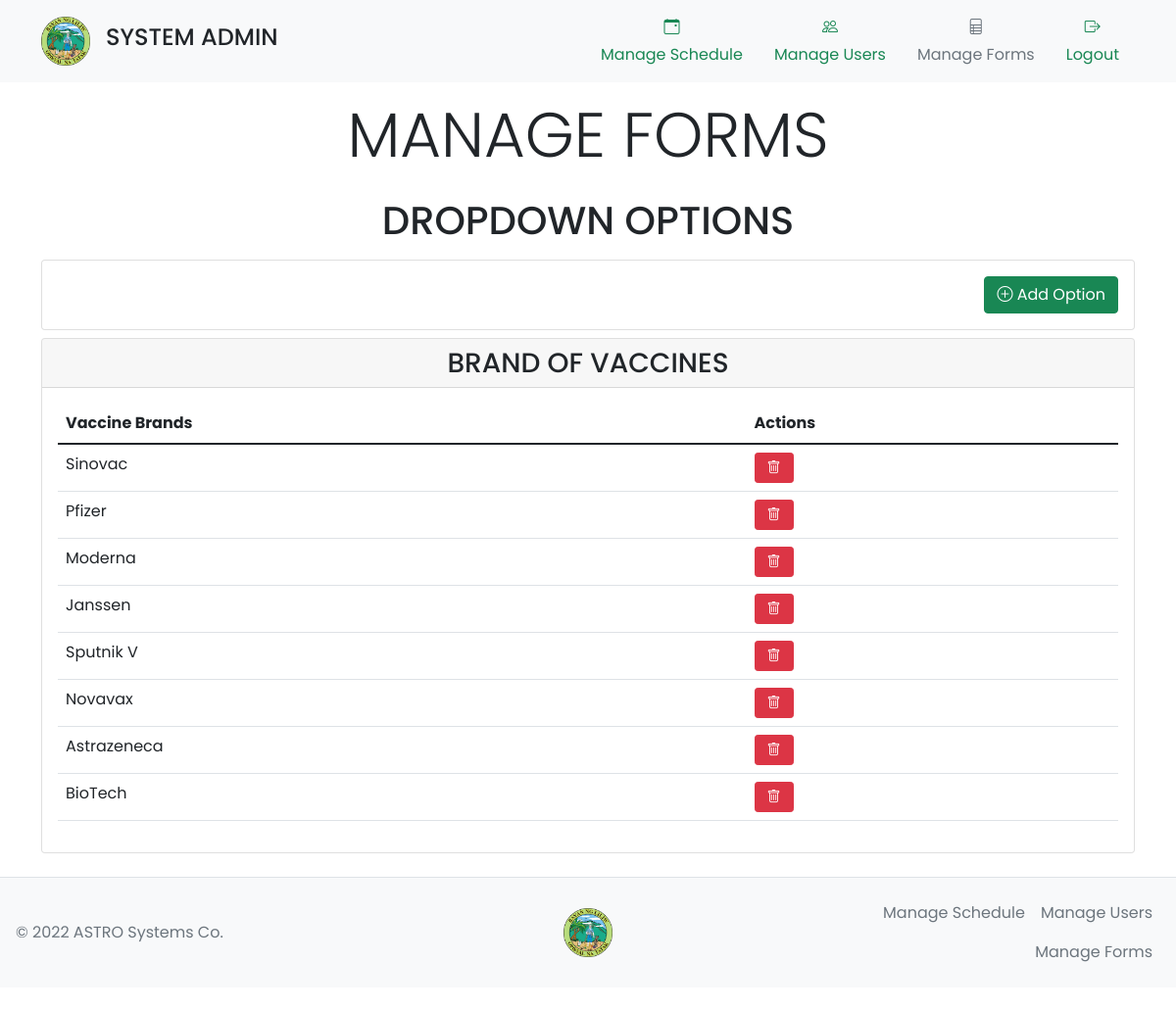
/adminmanageforms.php (signed in), run on the app's committed database.
### tables this page shows
CREATE TABLE `vaccine_list` (
  `v_id` int(11) NOT NULL,
  `vaccinebrands` text NOT NULL
);

### adminmanageforms.php (the view, shortened to what this page needs)
<!DOCTYPE html>
<html>
<head>
  <link href="https://cdn.jsdelivr.net/npm/bootstrap@5.1.3/dist/css/bootstrap.min.css" rel="stylesheet">
  <link rel="stylesheet" href="https://cdn.jsdelivr.net/npm/bootstrap-icons@1.7.2/font/bootstrap-icons.css">
  <link rel="stylesheet" href="style.css" type="text/css" />
</head>
<body>
  <header>
    <div class="px-3 py-2 bg-light mb-3">
      <div class="container">
        <div class="d-flex flex-wrap align-items-center justify-content-center justify-content-lg-start">
          <a href="adminmanageschedule.php" class="d-flex align-items-center my-2 my-lg-0 me-lg-auto text-white text-decoration-none">
            <img class="navbar-brand" src="LILIW.png" alt="LILIW LOGO" height="60" />
            <h4 class="text-dark">SYSTEM ADMIN</h4>
          </a>
          <ul class="nav col-12 col-lg-auto my-2 justify-content-center my-md-0 text-small">
            <li>
              <a href="adminmanageschedule.php" class="nav-link text-success">
                <i class="bi bi-calendar-event d-block mx-auto mb-1 text-center"></i>
                Manage Schedule
              </a>
            </li>
            <li>
              <a href="adminmanageusers.php" class="nav-link text-success">
                <i class="bi bi-people d-block mx-auto mb-1 text-center"></i>
                Manage Users
              </a>
            </li>
            <li>
              <a class="nav-link text-secondary">
                <i class="bi bi-file-ruled d-block mx-auto mb-1 text-center"></i>
                Manage Forms
              </a>
            </li>
            <li>
              <a href="adminlogout.php" class="nav-link text-success">
                <i class="bi bi-box-arrow-right d-block mx-auto mb-1 text-center"></i>
                Logout
              </a>
            </li>
          </ul>
        </div>
      </div>
    </div>
  </header>
<div class="container">
  <h1 class="text-center mb-3 display-3">MANAGE FORMS</h1>
  <h1 class="text-center mt-4 mb-3">DROPDOWN OPTIONS</h1>
  <div class="col-md-12">
    <div class="card mt-2">
      <div class="card-body text-end">
        <div class="btn-group">
          <a class="btn btn-md btn-success" href="adminaddformsoption.php"><i class="bi bi-plus-circle"></i> Add Option</a>
        </div>
      </div>
    </div>
  </div>
  <div class="col-md-12">
    <div class="card mt-2">
      <h3 class="card-header text-center">BRAND OF VACCINES</h3>
      <div class="card-body">
        <div class="table-responsive">
          <table class="table">
            <thead>
              <tr>
                <th>Vaccine Brands</th>
                <th>Actions</th>
              </tr>
            </thead>
            <tbody>
              <?php
              include 'conn.php';
              $query = "SELECT * FROM vaccine_list";
              $query_run = mysqli_query($conn, $query);
              if (mysqli_num_rows($query_run) > 0) {
                foreach ($query_run as $items) {
                  ?>
                  <tr>
                    <td><?= $items['vaccinebrands']; ?></td>
                    <td class="text-right">
                      <a href="admindeleteformsoption.php?id=<?= $items['v_id']; ?>" class="btn btn-danger btn-sm" style="width: 40px;"><i class="bi bi-trash"></i></a>
                    </td>
                  </tr>
                  <?php
                }
              } else
              {
                ?>
                <tr>
                  <td colspan="2">No Users Found</td>
                </tr>
                <?php
              }
              ?>
            </tbody>
          </table>
        </div>
      </div>
    </div>
  </div>
</div>
<footer class="bg-light d-flex flex-wrap justify-content-between align-items-center px-3 py-3 my-4 border-top">
  <p class="col-md-4 mb-0 text-muted">
    © 2022 ASTRO Systems Co.
  </p>
  <a href="home.php" class="col-md-4 d-flex align-items-center justify-content-center mb-3 mb-md-0 me-md-auto link-dark text-decoration-none">
    <img src="LILIW.png" width="50">
  </a>
  <ul class="nav col-md-4 justify-content-end">
    <li class="nav-item"><a href="adminmanageschedule.php" class="nav-link px-2 text-muted">Manage Schedule</a></li>
    <li class="nav-item"><a href="adminmanageusers.php" class="nav-link px-2 text-muted">Manage Users</a></li>
    <li class="nav-item"><a href="adminmanageforms.php" class="nav-link px-2 text-muted">Manage Forms</a></li>
  </ul>
</footer>
</body>
</html>

### style.css (style rules this page uses)
* { margin: 0; padding: 0; font-size: 10; font-family: 'Poppins', sans-serif; }
body { background: url('https://encrypted-tbn0.gstatic.com/images?q=tbn:ANd9GcR9X175tdQGgm4oMfr03g7XIpi-wjPend63-A&usqp=CAU') no-repeat center center fixed; -webkit-background-size: cover; -moz-background-size: cover; background-size: cover; -o-background-size: cover; }

### data on the page
vaccine_list: vaccinebrands "Sinovac"
vaccine_list: vaccinebrands "Pfizer"
vaccine_list: vaccinebrands "Moderna"
vaccine_list: vaccinebrands "Janssen", $items['v_id'] 4 (drawn)
vaccine_list: vaccinebrands "Sputnik V"
vaccine_list: vaccinebrands "Novavax"
vaccine_list: vaccinebrands "Astrazeneca"
vaccine_list: vaccinebrands "BioTech"
